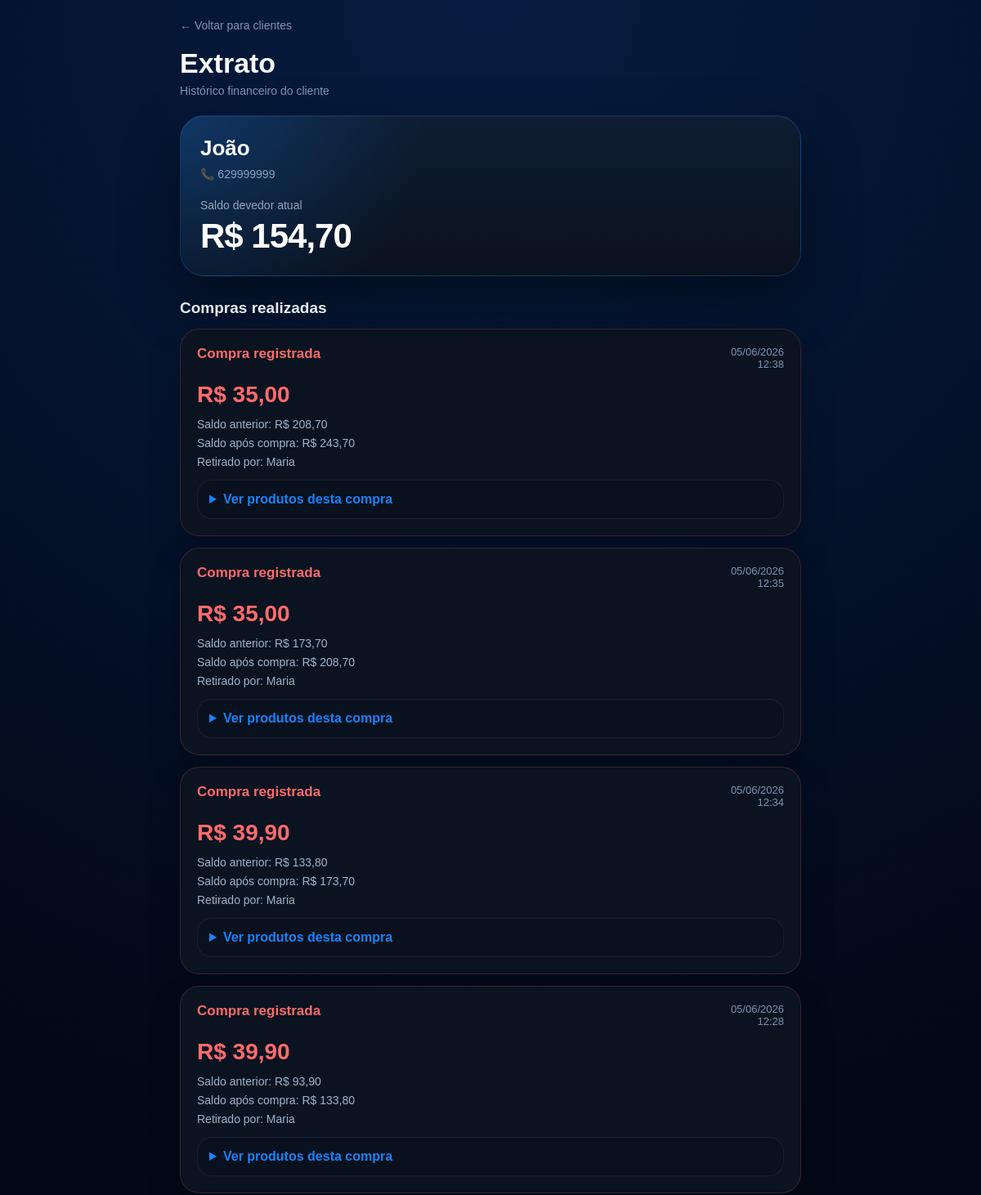
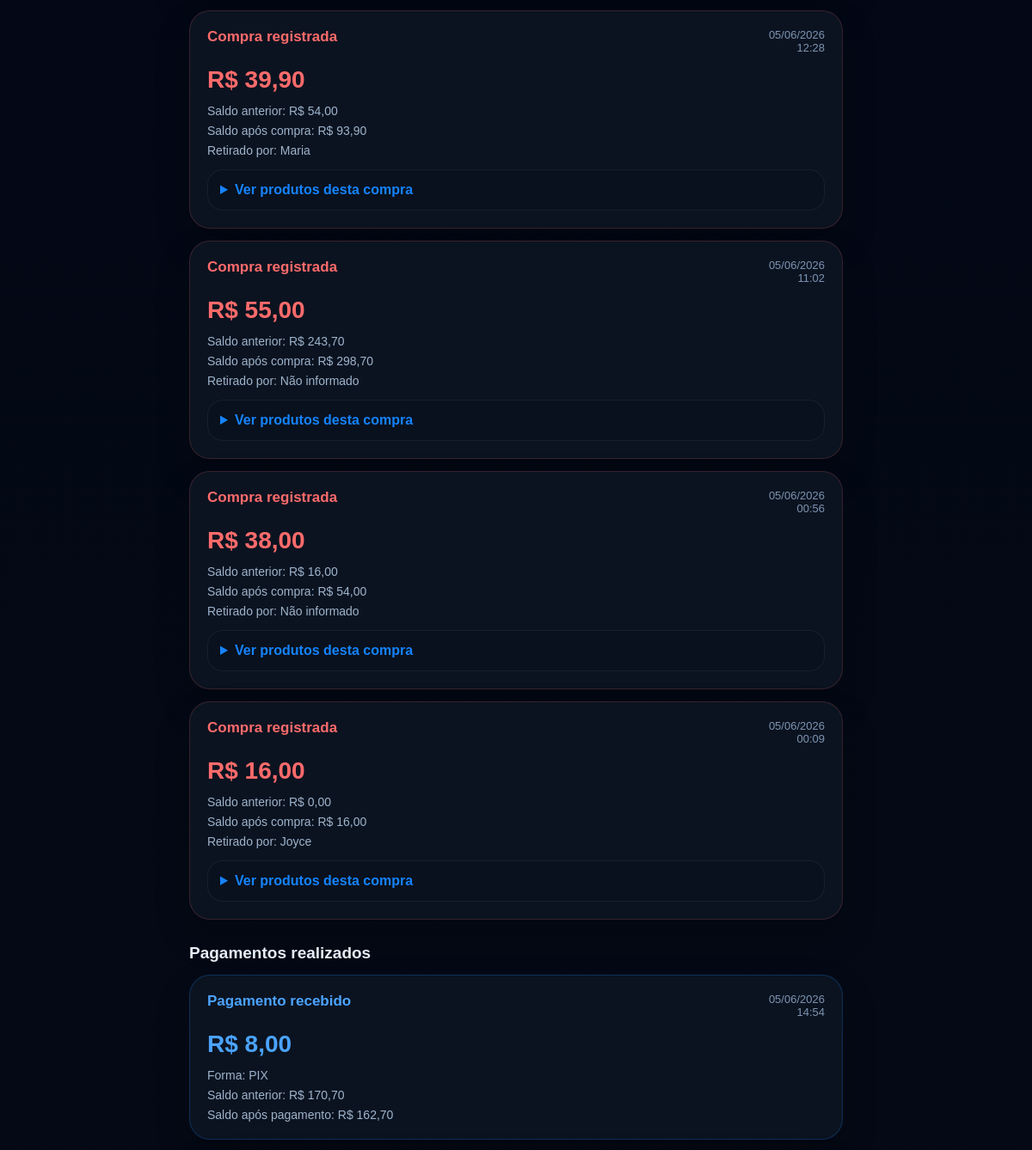
/clientes/1 (upper part), run on an earlier commit of the app's database (2 pictures, top to bottom).
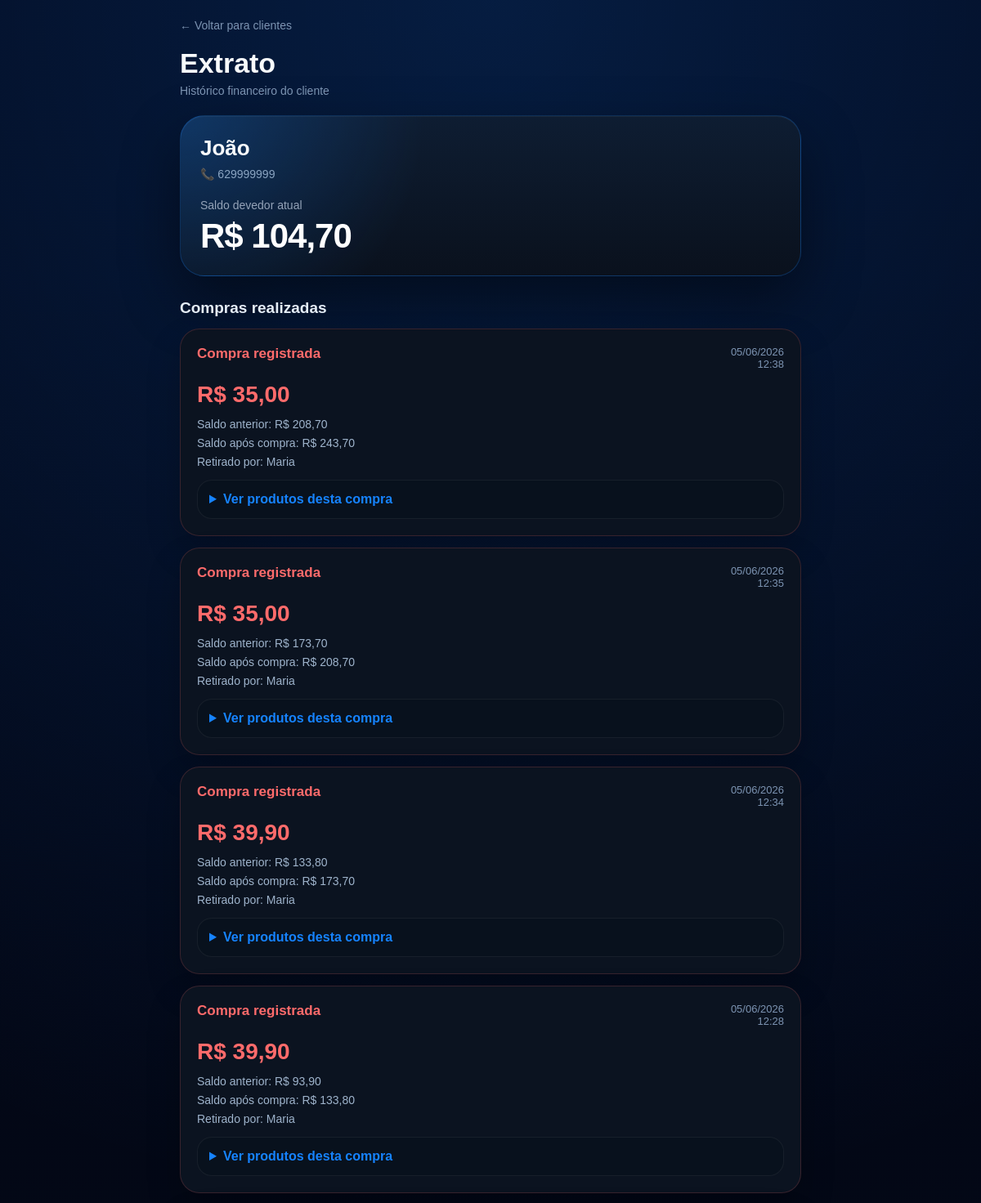
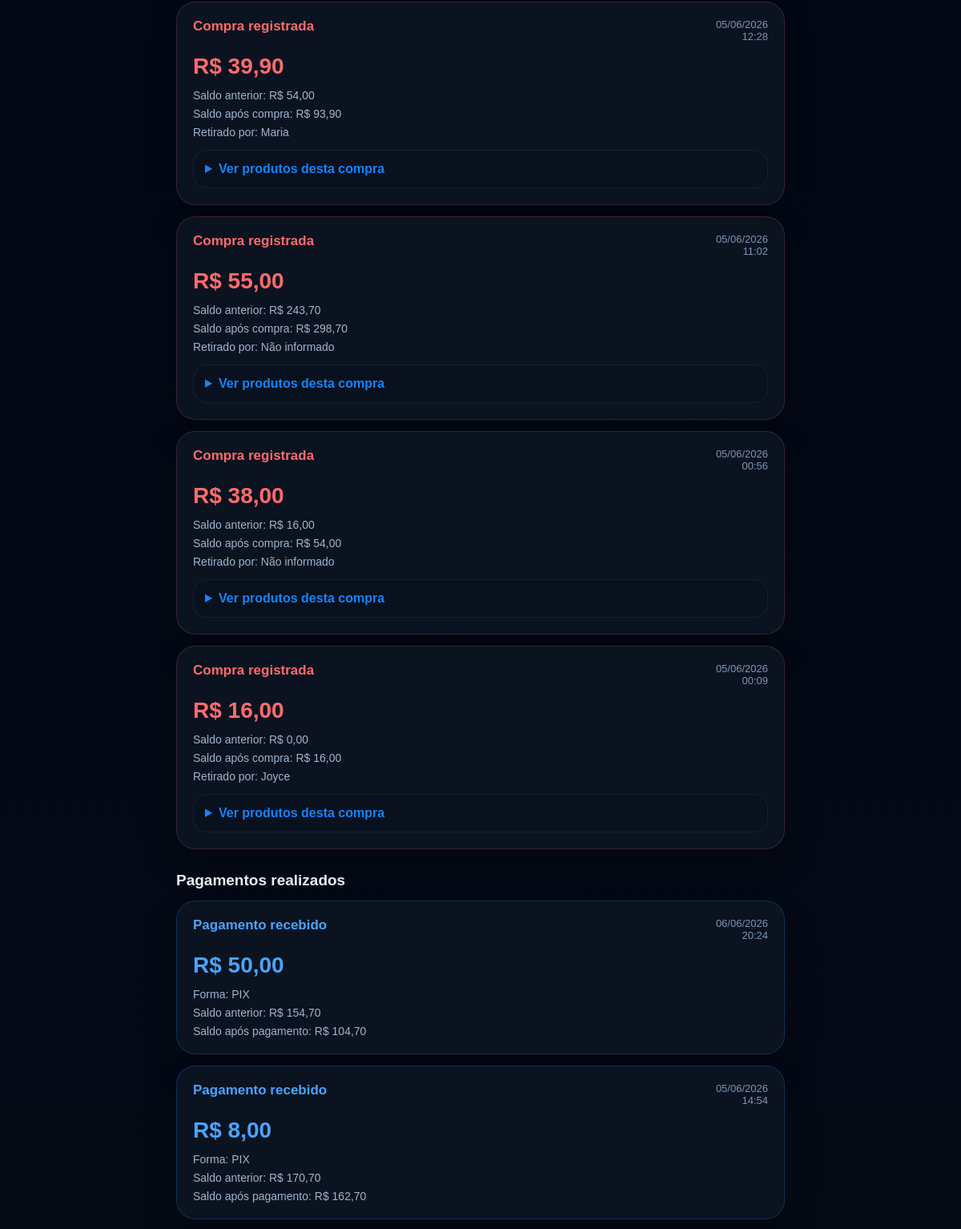
And on a later commit of the database (2 pictures, top to bottom).
### tables this page shows
CREATE TABLE clientes (
    id INTEGER PRIMARY KEY AUTOINCREMENT,
    nome TEXT NOT NULL,
    telefone TEXT,
    saldo_fiado REAL DEFAULT 0,
    data_cadastro TEXT
);

CREATE TABLE fiados (
    id INTEGER PRIMARY KEY AUTOINCREMENT,
    venda_id INTEGER,
    cliente_id INTEGER,
    cliente_nome TEXT,
    telefone TEXT,
    retirado_por TEXT,
    valor_compra REAL,
    saldo_anterior REAL,
    saldo_atual REAL,
    data_hora TEXT,
    status TEXT DEFAULT 'ABERTO',
    FOREIGN KEY (venda_id) REFERENCES vendas(id),
    FOREIGN KEY (cliente_id) REFERENCES clientes(id)
);

CREATE TABLE pagamentos_fiado (
    id INTEGER PRIMARY KEY AUTOINCREMENT,
    cliente_id INTEGER NOT NULL,
    valor_pago REAL NOT NULL,
    saldo_anterior REAL NOT NULL,
    saldo_atual REAL NOT NULL,
    data_hora TEXT NOT NULL
, forma_pagamento TEXT);

### backend/app.py (the view)
@app.get("/clientes/{cliente_id}")
def extrato_cliente(request: Request, cliente_id: int):
    conexao = sqlite3.connect(BANCO)
    cursor = conexao.cursor()
    cursor.execute("""
        SELECT id, nome, telefone, saldo_fiado
        FROM clientes
        WHERE id = ?
    """, (cliente_id,))
    cliente = cursor.fetchone()
    cursor.execute("""
        SELECT id, venda_id, data_hora, valor_compra, saldo_anterior, saldo_atual, retirado_por
        FROM fiados
        WHERE cliente_id = ?
        ORDER BY data_hora DESC
    """, (cliente_id,))
    compras = cursor.fetchall()
    compras_com_itens = []
    for compra in compras:
        venda_id = compra[1]
        cursor.execute("""
            SELECT descricao, quantidade, preco_unitario, subtotal
            FROM itens_venda
            WHERE venda_id = ?
        """, (venda_id,))
        itens = cursor.fetchall()
        compras_com_itens.append({
            "compra": compra,
            "itens": itens
        })
    cursor.execute("""
        SELECT data_hora, valor_pago, saldo_anterior, saldo_atual, forma_pagamento
        FROM pagamentos_fiado
        WHERE cliente_id = ?
        ORDER BY data_hora DESC
    """, (cliente_id,))
    pagamentos = cursor.fetchall()
    conexao.close()
    return templates.TemplateResponse(
        request,
        "extrato_cliente.html",
        {
            "cliente": cliente,
            "compras": compras_com_itens,
            "pagamentos": pagamentos
        }
    )

### backend/templates/extrato_cliente.html (shortened to what this page needs)
<!DOCTYPE html>
<html lang="pt-BR">
<head>
</head>
<body>
<div class="container">
    <div class="header">
        <a class="voltar-topo" href="/clientes">
            ← Voltar para clientes
        </a>
        <h1>Extrato</h1>
        <div class="subtitulo">
            Histórico financeiro do cliente
        </div>
    </div>
    <div class="cliente-card">
        <div class="nome">
            {{ cliente[1] }}
        </div>
        <div class="telefone">
            📞 {{ cliente[2] or "Telefone não informado" }}
        </div>
        <div class="saldo-label">
            Saldo devedor atual
        </div>
        <div class="saldo">
            R$ {{ "%.2f"|format(cliente[3] or 0)|replace(".", ",") }}
        </div>
    </div>
    <div class="section-title">
        Compras realizadas
    </div>
    {% if compras %}
        {% for registro in compras %}
            {% set compra = registro.compra %}
            <div class="movimento compra">
                <div class="movimento-topo">
                    <div>
                        <div class="tipo compra">
                            Compra registrada
                        </div>
                    </div>
                    <div class="data">
                        {{ compra[2][8:10] }}/{{ compra[2][5:7] }}/{{ compra[2][0:4] }}
                        <br>
                        {{ compra[2][11:16] }}
                    </div>
                </div>
                <div class="valor compra">
                    R$ {{ "%.2f"|format(compra[3] or 0)|replace(".", ",") }}
                </div>
                <div class="linha">
                    Saldo anterior: R$ {{ "%.2f"|format(compra[4] or 0)|replace(".", ",") }}
                </div>
                <div class="linha">
                    Saldo após compra: R$ {{ "%.2f"|format(compra[5] or 0)|replace(".", ",") }}
                </div>
                <div class="linha">
                    Retirado por: {{ compra[6] or "Não informado" }}
                </div>
                <details>
                    <summary>Ver produtos desta compra</summary>
                </details>
            </div>
        {% endfor %}
    {% else %}
        <div class="empty">
            Nenhuma compra registrada.
        </div>
    {% endif %}
    <div class="section-title">
        Pagamentos realizados
    </div>
    {% if pagamentos %}
        {% for pagamento in pagamentos %}
            <div class="movimento pagamento">
                <div class="movimento-topo">
                    <div>
                        <div class="tipo pagamento">
                            Pagamento recebido
                        </div>
                    </div>
                    <div class="data">
                        {{ pagamento[0][8:10] }}/{{ pagamento[0][5:7] }}/{{ pagamento[0][0:4] }}
                        <br>
                        {{ pagamento[0][11:16] }}
                    </div>
                </div>
                <div class="valor pagamento">
                    R$ {{ "%.2f"|format(pagamento[1] or 0)|replace(".", ",") }}
                </div>
                <div class="linha">
                    Forma: {{ pagamento[4] or "Não informado" }}
                </div>
                <div class="linha">
                    Saldo anterior: R$ {{ "%.2f"|format(pagamento[2] or 0)|replace(".", ",") }}
                </div>
                <div class="linha">
                    Saldo após pagamento: R$ {{ "%.2f"|format(pagamento[3] or 0)|replace(".", ",") }}
                </div>
            </div>
        {% endfor %}
    {% else %}
        <div class="empty">
            Nenhum pagamento registrado.
        </div>
    {% endif %}
</div>
</body>
</html>

What changed in the data, as far as the page shows it:
changed clientes "João": saldo_fiado "154,70" → "104,70"
added pagamentos_fiado: data_hora "06", data_hora "2026", data_hora "20:24", valor_pago "50,00", forma_pagamento "PIX", saldo_anterior "154,70", saldo_atual "104,70"
